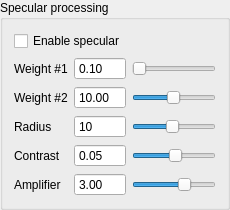
    <widget class="QGroupBox" name="groupBoxSpecular">
     <property name="minimumSize">
      <size>
       <width>0</width>
       <height>0</height>
      </size>
     </property>
     <property name="title">
      <string>Specular processing</string>
     </property>
     <layout class="QVBoxLayout" name="verticalLayout_2">
      <item>
       <widget class="QCheckBox" name="checkBoxSpecularControl">
        <property name="text">
         <string>Enable specular</string>
        </property>
        <property name="checked">
         <bool>false</bool>
        </property>
       </widget>
      </item>
      <item>
       <layout class="QGridLayout" name="gridLayout">
        <item row="0" column="0">
         <widget class="QLabel" name="labelW1">
          <property name="text">
           <string>Weight #1</string>
          </property>
         </widget>
        </item>
        <item row="0" column="1">
         <widget class="QDoubleSpinBox" name="doubleSpinBoxSpecularW1">
          <property name="enabled">
           <bool>true</bool>
          </property>
          <property name="readOnly">
           <bool>true</bool>
          </property>
          <property name="buttonSymbols">
           <enum>QAbstractSpinBox::NoButtons</enum>
          </property>
          <property name="accelerated">
           <bool>true</bool>
          </property>
          <property name="maximum">
           <double>20.000000000000000</double>
          </property>
          <property name="singleStep">
           <double>0.010000000000000</double>
          </property>
          <property name="value">
           <double>0.100000000000000</double>
          </property>
         </widget>
        </item>
        <item row="1" column="1">
         <widget class="QDoubleSpinBox" name="doubleSpinBoxSpecularW2">
          <property name="readOnly">
           <bool>true</bool>
          </property>
          <property name="buttonSymbols">
           <enum>QAbstractSpinBox::NoButtons</enum>
          </property>
          <property name="accelerated">
           <bool>true</bool>
          </property>
          <property name="maximum">
           <double>20.000000000000000</double>
          </property>
          <property name="singleStep">
           <double>0.010000000000000</double>
          </property>
          <property name="value">
           <double>10.000000000000000</double>
          </property>
         </widget>
        </item>
        <item row="2" column="0">
         <widget class="QLabel" name="labelR">
          <property name="text">
           <string>Radius</string>
          </property>
         </widget>
        </item>
        <item row="2" column="1">
         <widget class="QDoubleSpinBox" name="doubleSpinBoxSpecularRadius">
          <property name="readOnly">
           <bool>true</bool>
          </property>
          <property name="buttonSymbols">
           <enum>QAbstractSpinBox::NoButtons</enum>
          </property>
          <property name="accelerated">
           <bool>true</bool>
          </property>
          <property name="decimals">
           <number>0</number>
          </property>
          <property name="maximum">
           <double>20.000000000000000</double>
          </property>
          <property name="singleStep">
           <double>1.000000000000000</double>
          </property>
          <property name="value">
           <double>10.000000000000000</double>
          </property>
         </widget>
        </item>
        <item row="1" column="0">
         <widget class="QLabel" name="labelW2">
          <property name="text">
           <string>Weight #2</string>
          </property>
         </widget>
        </item>
        <item row="0" column="2">
         <widget class="QSlider" name="horizontalSliderSpeculatW1">
          <property name="minimum">
           <number>1</number>
          </property>
          <property name="maximum">
           <number>2000</number>
          </property>
          <property name="pageStep">
           <number>50</number>
          </property>
          <property name="value">
           <number>10</number>
          </property>
          <property name="orientation">
           <enum>Qt::Horizontal</enum>
          </property>
         </widget>
        </item>
        <item row="1" column="2">
         <widget class="QSlider" name="horizontalSliderSpecularW2">
          <property name="minimum">
           <number>1</number>
          </property>
          <property name="maximum">
           <number>2000</number>
          </property>
          <property name="pageStep">
           <number>50</number>
          </property>
          <property name="value">
           <number>1000</number>
          </property>
          <property name="orientation">
           <enum>Qt::Horizontal</enum>
          </property>
         </widget>
        </item>
        <item row="2" column="2">
         <widget class="QSlider" name="horizontalSliderSpecularRadius">
          <property name="minimum">
           <number>1</number>
          </property>
          <property name="maximum">
           <number>20</number>
          </property>
          <property name="pageStep">
           <number>1</number>
          </property>
          <property name="value">
           <number>10</number>
          </property>
          <property name="orientation">
           <enum>Qt::Horizontal</enum>
          </property>
         </widget>
        </item>
        <item row="3" column="0">
         <widget class="QLabel" name="label_2">
          <property name="text">
           <string>Contrast</string>
          </property>
         </widget>
        </item>
        <item row="3" column="1">
         <widget class="QDoubleSpinBox" name="doubleSpinBoxSpecularContrast">
          <property name="readOnly">
           <bool>true</bool>
          </property>
          <property name="buttonSymbols">
           <enum>QAbstractSpinBox::NoButtons</enum>
          </property>
          <property name="accelerated">
           <bool>true</bool>
          </property>
          <property name="minimum">
           <double>-1.000000000000000</double>
          </property>
          <property name="maximum">
           <double>1.000000000000000</double>
          </property>
          <property name="singleStep">
           <double>0.010000000000000</double>
          </property>
          <property name="value">
           <double>0.050000000000000</double>
          </property>
         </widget>
        </item>
        <item row="3" column="2">
         <widget class="QSlider" name="horizontalSliderSpecularContrast">
          <property name="maximum">
           <number>200</number>
          </property>
          <property name="pageStep">
           <number>5</number>
          </property>
          <property name="value">
           <number>105</number>
          </property>
          <property name="orientation">
           <enum>Qt::Horizontal</enum>
          </property>
         </widget>
        </item>
        <item row="4" column="0">
         <widget class="QLabel" name="label_3">
          <property name="text">
           <string>Amplifier</string>
          </property>
         </widget>
        </item>
        <item row="4" column="1">
         <widget class="QDoubleSpinBox" name="doubleSpinBoxSpecularAmplifier">
          <property name="readOnly">
           <bool>true</bool>
          </property>
          <property name="buttonSymbols">
           <enum>QAbstractSpinBox::NoButtons</enum>
          </property>
          <property name="accelerated">
           <bool>true</bool>
          </property>
          <property name="minimum">
           <double>-100.000000000000000</double>
          </property>
          <property name="value">
           <double>3.000000000000000</double>
          </property>
         </widget>
        </item>
        <item row="4" column="2">
         <widget class="QSlider" name="horizontalSliderSpecularAmplifier">
          <property name="minimum">
           <number>-100</number>
          </property>
          <property name="maximum">
           <number>100</number>
          </property>
          <property name="pageStep">
           <number>1</number>
          </property>
          <property name="value">
           <number>30</number>
          </property>
          <property name="orientation">
           <enum>Qt::Horizontal</enum>
          </property>
         </widget>
        </item>
       </layout>
      </item>
     </layout>
    </widget>
